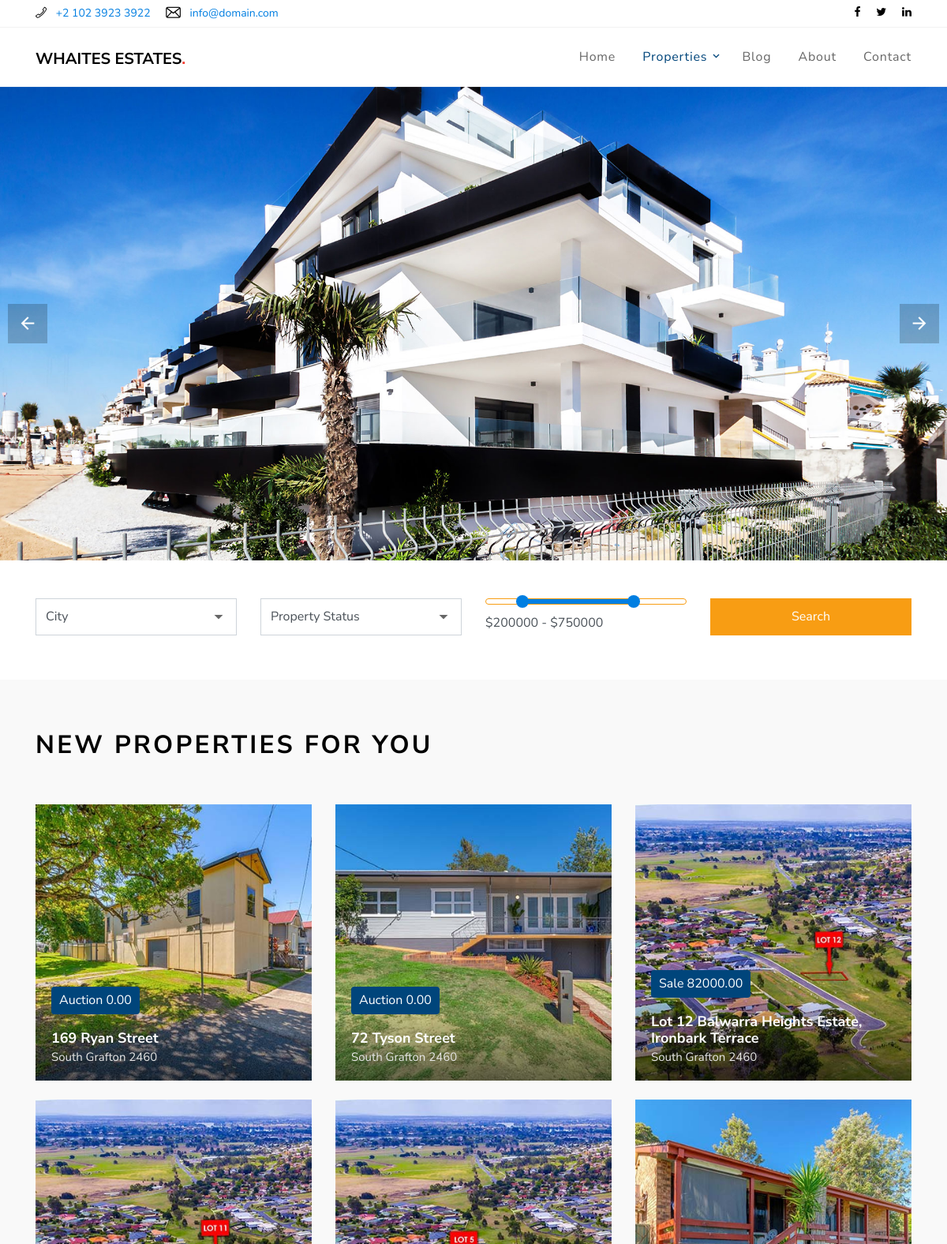
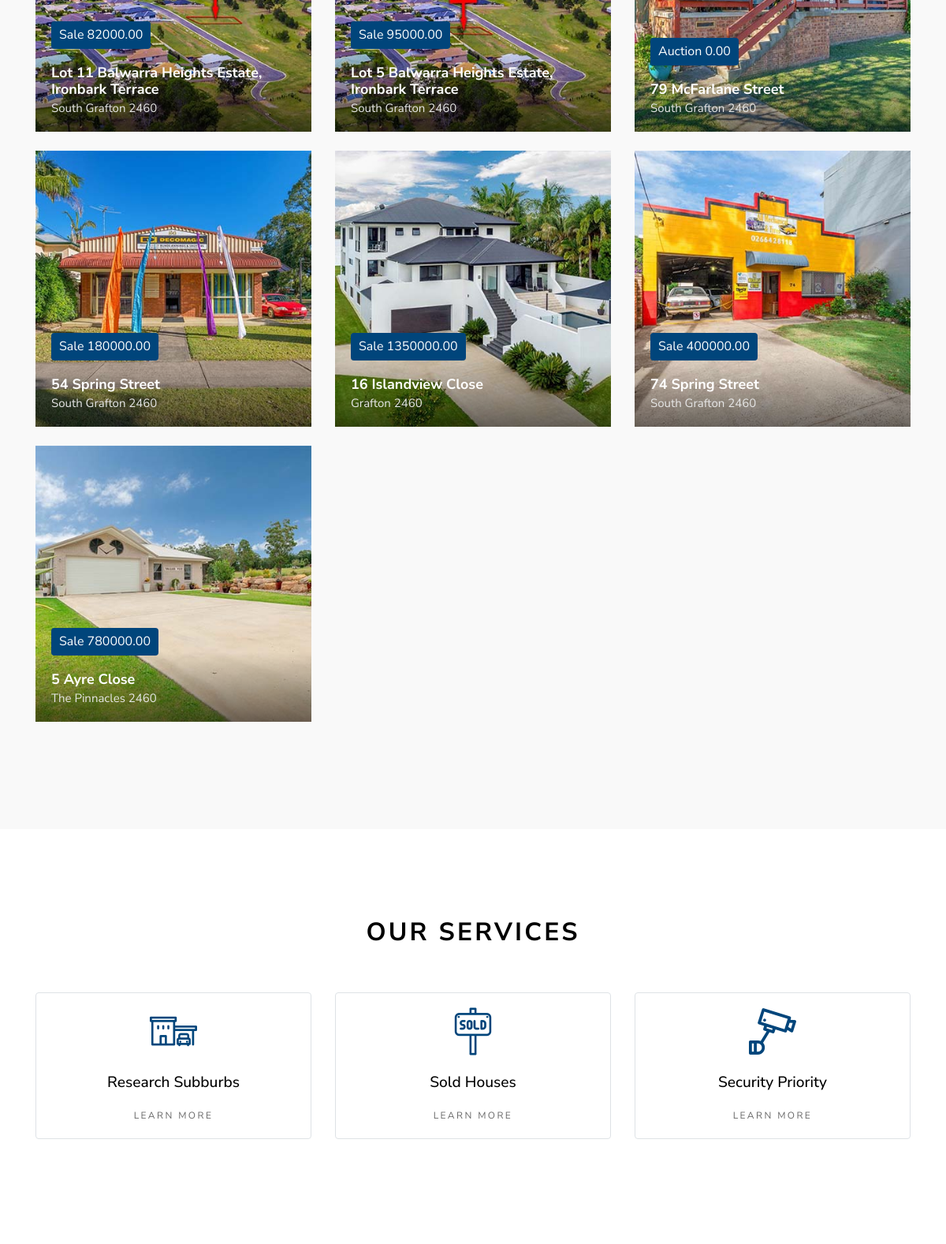
/properties.php (upper part), run on the app's committed database (2 pictures, top to bottom).
### tables this page shows
CREATE TABLE `lnunn_properties` (
  `property_id` tinyint(11) NOT NULL,
  `feature` bit(1) NOT NULL,
  `user_id` tinyint(11) NOT NULL,
  `property_thumbnail` varchar(250) NOT NULL,
  `property_hero` varchar(100) NOT NULL,
  `property_images` varchar(500) NOT NULL,
  `price` decimal(10,2) NOT NULL,
  `sale_type` enum('Auction','Sale','Rent') NOT NULL,
  `auction_date` datetime NOT NULL,
  `lease_period` int(250) NOT NULL,
  `lease_start` date NOT NULL,
  `lease_end` date NOT NULL,
  `gps` varchar(200) NOT NULL,
  `address` varchar(250) NOT NULL,
  `city` varchar(250) NOT NULL,
  `state` varchar(3) NOT NULL,
  `postcode` int(11) NOT NULL,
  `bedrooms` int(50) NOT NULL,
  `bathrooms` int(50) NOT NULL,
  `carports` int(50) NOT NULL,
  `property_type` enum('House','Townhouse','Unit','Vacant Land','Business','Rural','Lease','Industrial') NOT NULL,
  `land_area` int(11) NOT NULL,
  `council _rates` decimal(6,2) NOT NULL,
  `key_features` text NOT NULL,
  `description` varchar(2500) NOT NULL
);

### properties.php (the view, shortened to what this page needs)
<?php
  include_once "dbconnect.php";
?>
<!DOCTYPE html>
<html lang="en">
  <head>
    <link rel="stylesheet" href="fonts/icomoon/style.css">
    <link rel="stylesheet" href="css/bootstrap.min.css">
    <link rel="stylesheet" href="css/magnific-popup.css">
    <link rel="stylesheet" href="css/jquery-ui.css">
    <link rel="stylesheet" href="css/owl.carousel.min.css">
    <link rel="stylesheet" href="css/owl.theme.default.min.css">
    <link rel="stylesheet" href="css/bootstrap-datepicker.css">
    <link rel="stylesheet" href="css/mediaelementplayer.css">
    <link rel="stylesheet" href="css/animate.css">
    <link rel="stylesheet" href="fonts/flaticon/font/flaticon.css">
    <link rel="stylesheet" href="css/fl-bigmug-line.css">
    <link rel="stylesheet" href="css/aos.css">
    <link rel="stylesheet" href="css/style.css">
    <link rel="stylesheet" href="css/override.css">
  </head>
  <body>
  <div class="site-wrap">
    <div class="border-bottom bg-white top-bar">
      <div class="container">
        <div class="row align-items-center">
          <div class="col-6 col-md-6">
            <p class="mb-0">
              <a href="#" class="mr-3"><span class="text-black fl-bigmug-line-phone351"></span> <span class="d-none d-md-inline-block ml-2">+2 102 3923 3922</span></a>
              <a href="#"><span class="text-black fl-bigmug-line-email64"></span> <span class="d-none d-md-inline-block ml-2">info@domain.com</span></a>
            </p>
          </div>
          <div class="col-6 col-md-6 text-right">
            <a href="#" class="mr-3"><span class="text-black icon-facebook"></span></a>
            <a href="#" class="mr-3"><span class="text-black icon-twitter"></span></a>
            <a href="#" class="mr-0"><span class="text-black icon-linkedin"></span></a>
          </div>
        </div>
      </div>
    </div>
    <div class="site-navbar">
        <div class="container py-1">
          <div class="row align-items-center">
            <div class="col-8 col-md-8 col-lg-4">
              <h1 class=""><a href="index.php" class="h5 text-uppercase text-black"><strong>Whaites Estates<span class="text-danger">.</span></strong></a></h1>
            </div>
            <div class="col-4 col-md-4 col-lg-8">
<?php   include_once "menu.php";?>
            </div>
          </div>
        </div>
      </div>
    </div>
    <div class="slide-one-item home-slider owl-carousel">
      <div class="site-blocks-cover" style="background-image: url(images/hero_bg_1.jpg); height: 600px" data-aos="fade" data-stellar-background-ratio="0.5">
    </div>
    </div>
    <div class="pt-5">
      <div class="container">
        <form class="row" action="properties.php">
          <div class="col-sm-6 col-md-4 col-lg-3 mb-4">
            <div class="select-wrap">
              <select name="city" id="city" class="form-control d-block rounded-0">
<?php
if (isset($_REQUEST['city'])){
$city = $_REQUEST['city'];
  echo '<option value="'.$city.'">'.$city.'</option>';
   }else {
    echo '<option value="">City </option>';
   }
?>
              </select>
            </div>
          </div>
          <div class="col-sm-6 col-md-4 col-lg-3 mb-4">
            <div class="select-wrap">
              <select name="saletype" id="saletype" class="form-control d-block rounded-0">
                <option value="">Property Status</option>
              </select>
            </div>
          </div>
          <div class="col-sm-6 col-md-4 col-lg-3 mb-4">
            <div class="mb-4">
              <div id="slider-range" class="border-primary"></div>
              <input type="text" name="priceslider" id="amount" class="form-control border-0 pl-0 bg-white" />
            </div>
          </div>
          <div class="col-sm-6 col-md-4 col-lg-3 mb-4">
            <input type="submit" class="btn btn-primary btn-block form-control-same-height rounded-0" value="Search">
          </div>
        </form>
      </div>
	  </div>
    <div class="site-section site-section-sm bg-light">
      <div class="container">
        <div class="row mb-5">
          <div class="col-12">
            <div class="site-section-title">
              <h2>New Properties for You</h2>
            </div>
          </div>
        </div>
		   <div class="row mb-5">
<?php
      $wheresearchvalues ='';
        $sql = "SELECT * FROM lnunn_properties $wheresearchvalues ORDER BY property_id";
      $stmt = mysqli_stmt_init($conn);
        if (!mysqli_stmt_prepare($stmt, $sql)) {
          echo "SQL statement failed";
        } else {
          mysqli_stmt_execute($stmt);
          $result = mysqli_stmt_get_result($stmt);
          if (mysqli_num_rows($result) > 0) {
          while ($row = mysqli_fetch_assoc($result)){
          echo'<div class="col-md-6 col-lg-4 mb-4">
            <a href="property-details.php?id='.$row["property_id"].'" class="prop-entry d-block">
              <figure>
                <img src="'.$row["property_thumbnail"].'" alt="Image" class="img-fluid">
              </figure>
              <div class="prop-text">
                <div class="inner">
                  <span class="price rounded">'.$row["sale_type"].' '.$row["price"].'</span>
                  <h3 class="title">'.$row["address"].'</h3>
                  <p class="location">'.$row["city"].' '.$row["postcode"].'</p>
                </div>
                <div class="prop-more-info">
                  <div class="inner d-flex">
                    <div class="col">
                      <span>Area:</span>
                      <strong>'.$row["land_area"].'m<sup>2</sup></strong>
                    </div>
                    <div class="col">
                      <span>Beds:</span>
                      <strong>'.$row["bedrooms"].'</strong>
                    </div>
                    <div class="col">
                      <span>Baths:</span>
                      <strong>'.$row["bathrooms"].'</strong>
                    </div>
                    <div class="col">
                      <span>Garages:</span>
                      <strong>'.$row["carports"].'</strong>
                    </div>
                  </div>
                </div>
              </div>
            </a>
          </div>';
          }
        } else {     echo "0 results";   }
}
          ?>
		  </div>
      </div>
    </div>
    <div class="site-section">
      <div class="container">
        <div class="row justify-content-center">
          <div class="col-md-7 text-center mb-5">
            <div class="site-section-title">
              <h2>Our Services</h2>
            </div>
          </div>
        </div>
        <div class="row">
          <div class="col-md-6 col-lg-4 mb-4">
            <a href="#" class="service text-center border rounded">
              <span class="icon flaticon-house"></span>
              <h2 class="service-heading">Research Subburbs</h2>
              <p><span class="read-more">Learn More</span></p>
            </a>
          </div>
          <div class="col-md-6 col-lg-4 mb-4">
            <a href="#" class="service text-center border rounded">
              <span class="icon flaticon-sold"></span>
              <h2 class="service-heading">Sold Houses</h2>
              <p><span class="read-more">Learn More</span></p>
            </a>
          </div>
          <div class="col-md-6 col-lg-4 mb-4">
            <a href="#" class="service text-center border rounded">
              <span class="icon flaticon-camera"></span>
              <h2 class="service-heading">Security Priority</h2>
              <p><span class="read-more">Learn More</span></p>
            </a>
          </div>
</div>
      </div>
    </div>
  </body>
</html>

### menu.php (shortened to what this page needs)
<nav class="site-navigation text-right text-md-right" role="navigation">
  <ul class="site-menu js-clone-nav d-none d-lg-block">
    <li>
      <a href="index.php">Home</a>
    </li>
    <li class="has-children active">
      <a href="properties.php">Properties</a>
    </li>
    <li><a href="blog.php">Blog</a></li>
    <li><a href="about.php">About</a></li>
    <li><a href="contact.php">Contact</a></li>
  </ul>
</nav>

### css/fl-bigmug-line.css (style rules this page uses)
.fl-bigmug-line-ico, [class^="fl-bigmug-line-"]:before, [class*=" fl-bigmug-line-"]:before, [class^="fl-bigmug-line-"]:after, [class*=" fl-bigmug-line-"]:after { font-family: 'fl-bigmug-line'; font-size: inherit; font-weight: 400; font-style: normal; -webkit-font-smoothing: antialiased; -moz-osx-font-smoothing: grayscale; }
.fl-bigmug-line-email64:before { content: "\e03c"; }
.fl-bigmug-line-phone351:before { content: "\e085"; }

### css/override.css (style rules this page uses)
:root { --blue: #007ee1; --indigo: #6610f2; --purple: #7971ea; --pink: #e83e8c; --red: #f23a2e; --orange: #f89d13; --yellow: #eec60a; --green: #7cbd1e; --teal: #20c997; --cyan: #53cde2; --white: #fff; --gray: #6c757d; --gray-dark: #343a40; --primary: #007ee1; --secondary: #6c757d; --success: #7cbd1e; --info: #53cde2; --warning: #eec60a; --danger: #f23a2e; --light: #f8f9fa; --dark: #343a40; }
a { color: #007ee1; }
.border-primary { border-color: #f89d13 !important; }
.site-navbar .site-navigation .site-menu .active > a { color: #00457b; }
.site-mobile-menu .site-nav-wrap li.active > a { color: #00457b; }
.service .icon { color: #00457b; }
.prop-entry .prop-text .price { background: #00457b; }

### data on the page
lnunn_properties: shows a picture, sale_type "Auction", price "0.00", address "169 Ryan Street", city "South Grafton", postcode "2460"
lnunn_properties: shows a picture, sale_type "Auction", price "0.00", address "72 Tyson Street", city "South Grafton", postcode "2460"
lnunn_properties: shows a picture, sale_type "Sale", price "82000.00", address "Lot 12 Balwarra Heights Estate, Ironbark Terrace", city "South Grafton", postcode "2460"
lnunn_properties: shows a picture, sale_type "Sale", price "82000.00", address "Lot 11 Balwarra Heights Estate, Ironbark Terrace", city "South Grafton", postcode "2460"
lnunn_properties: shows a picture, sale_type "Sale", price "95000.00", address "Lot 5 Balwarra Heights Estate, Ironbark Terrace", city "South Grafton", postcode "2460"
lnunn_properties: shows a picture, sale_type "Auction", price "0.00", address "79 McFarlane Street", city "South Grafton", postcode "2460"
lnunn_properties: shows a picture, sale_type "Sale", price "180000.00", address "54 Spring Street", city "South Grafton", postcode "2460"
lnunn_properties: shows a picture, sale_type "Sale", price "1350000.00", address "16 Islandview Close", city "Grafton", postcode "2460"
lnunn_properties: shows a picture, sale_type "Sale", price "400000.00", address "74 Spring Street", city "South Grafton", postcode "2460"
lnunn_properties: shows a picture, sale_type "Sale", price "780000.00", address "5 Ayre Close", city "The Pinnacles", postcode "2460"
